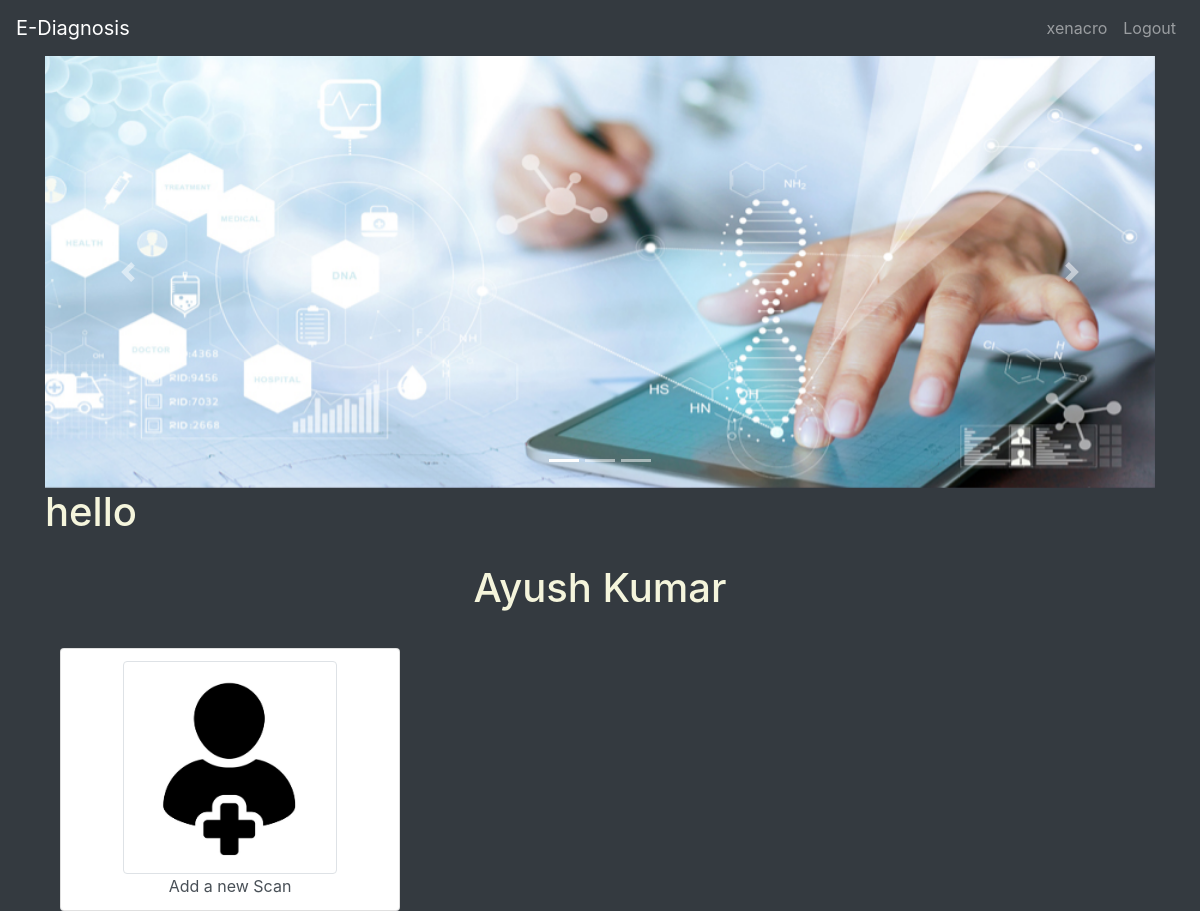
The app's page /6/scans/ (signed in) with its own data.
### dashboard/models.py (models this page shows, shortened)
class MyUser(AbstractUser):
    mobile_number = models.CharField(max_length=10, unique=True)
    bio = models.TextField("Qualificatons: ", null=True, blank=True)

class Patient(models.Model):
    patientemail = models.EmailField("Enter Email", unique=True)
    docId = models.ForeignKey(MyUser, on_delete=models.CASCADE)
    name = models.CharField(max_length=101)
    phone = models.CharField("Enter Without any country/state codes", max_length=10, unique=True)

### dashboard/views.py (the view, shortened to what this page needs)
# urls.py: path('<slug:pk>/scans/', views.Scans.as_view(), name="scans"),
class Scans(LoginRequiredMixin, DetailView,FormMixin):
    redirect_field_name = 'scans'
    template_name='scans.html'
    model = Patient
    form_class = AddScanForm
    def get_context_data(self, **kwargs):
        context = super(Scans, self).get_context_data(**kwargs)
        context['form'] = AddScanForm(initial={'patientId': self.object})
        return context

### templates/scans.html (shortened to what this page needs)
{% extends 'index.html' %}
{% block content %}
{% load static %}
    <div id="carouselExampleIndicators" class="carousel slide" data-ride="carousel">
        <ol class="carousel-indicators">
            <li data-target="#carouselExampleIndicators" data-slide-to="0" class="active"></li>
            <li data-target="#carouselExampleIndicators" data-slide-to="1"></li>
            <li data-target="#carouselExampleIndicators" data-slide-to="2"></li>
        </ol>
        <div class="carousel-inner">
            <div class="carousel-item active">
                <img src="{% static "images/topbg.jpg" %}" class="d-block w-100" alt="..." class="img-fluid">
            </div>
        </div>
        <a class="carousel-control-prev" href="#carouselExampleIndicators" role="button" data-slide="prev">
            <span class="carousel-control-prev-icon" aria-hidden="true"></span>
        </a>
        <a class="carousel-control-next" href="#carouselExampleIndicators" role="button" data-slide="next">
            <span class="carousel-control-next-icon" aria-hidden="true"></span>
        </a>
    </div>
        <h1>{{ patient.name }}</h1>
        <div class="container">
    <div class="text-center">
      <div class="card-body">
        <h1>{{user.first_name}} {{user.last_name}}</h1>
      </div>
    </div>
    <div class="row text-center">
      <div class="col-md-4 mt-2">
        <div class="list-group">
        <a href="#" class="list-group-item list-group-item-action" data-toggle="modal" data-target="#exampleModalCenter">
  <img src="{% static "images/add.jpg" %}" alt="" class="img-thumbnail add-img">
            <br><span>Add a new Scan</span>
</a>
        </div>
      </div>
    </div>
  </div>
        </div>
{% endblock %}

### templates/index.html (shortened to what this page needs)
<!DOCTYPE html>
<html lang="en" dir="ltr">
  <head>
    <link rel="stylesheet" href="https://stackpath.bootstrapcdn.com/bootstrap/4.1.3/css/bootstrap.min.css"
>
    {% load static %}
  </head>
  <body>
    <nav class="navbar navbar-expand-md bg-dark navbar-dark">
      <a class="navbar-brand" href="#">E-Diagnosis</a>
      <div class="collapse navbar-collapse" id="collapsibleNavbar">
        {% if user.is_authenticated %}
          <ul class="navbar-nav ml-auto">
            <li class="nav-item">
              <a class="nav-link" href="{% url 'dashboard' %}">{{user.username}}</a>
            </li>
            <li class="nav-item">
              <a class="nav-link" href="{% url 'logout' %}">Logout</a>
            </li>
          </ul>
        {% endif %}
      </div>
    </nav>
        <div class="container">
          {% block content %}{% endblock %}
  </body>
</html>

### templates/index.html (style rules this page uses)
body { background-color: #343A40; color: beige; }
.add-img { height: 213px; width: auto; }
.carousel-inner img { width: 100px; }

### records on screen
MyUser: username "xenacro", first_name "Ayush", last_name "Kumar"
Patient: name "hello"
